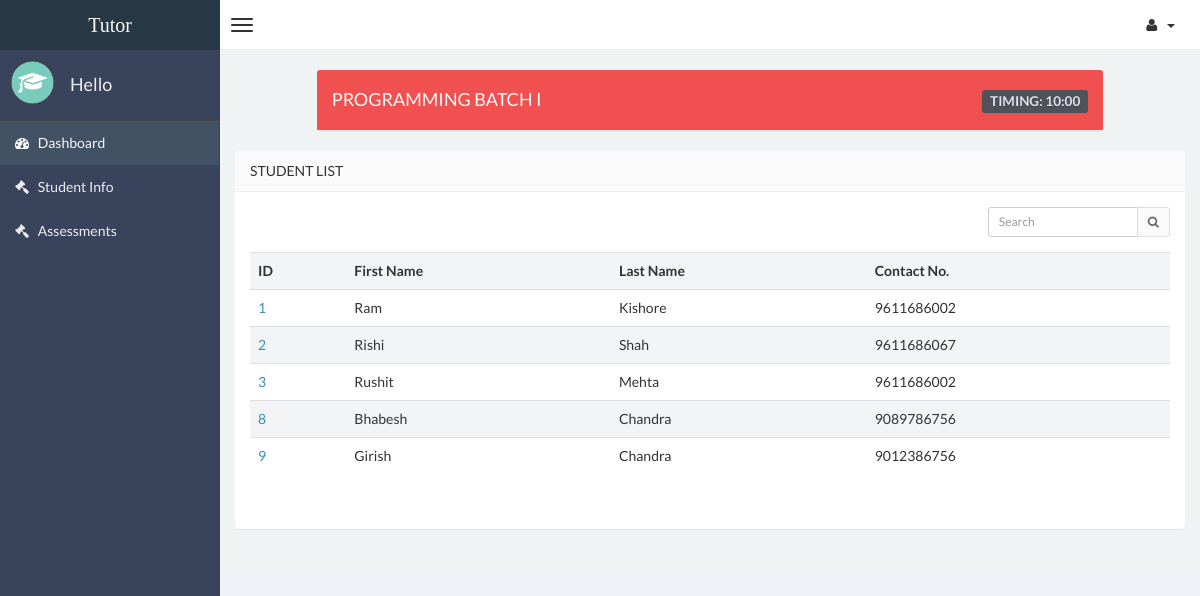
Screenshot of /batch_info.php?id=1 with the database file from the repository.
### tables this page shows
CREATE TABLE `batches` (
  `batch_id` int(11) NOT NULL,
  `batch_name` varchar(40) NOT NULL,
  `batch_time` varchar(20) DEFAULT NULL,
  `class_id` int(11) NOT NULL
);

CREATE TABLE `students` (
  `student_id` int(11) NOT NULL,
  `student_first_name` varchar(20) NOT NULL,
  `student_last_name` varchar(20) DEFAULT NULL,
  `student_contact` varchar(20) DEFAULT NULL
);

### batch_info.php (the view, shortened to what this page needs)
<?php
include('db.php');
$batch_id = $_GET['id'];
?>
<!DOCTYPE html>
<html>
<head>
    <link href="css/bootstrap.min.css" rel="stylesheet" type="text/css" />
    <link href="css/font-awesome.min.css" rel="stylesheet" type="text/css" />
    <link href="css/ionicons.min.css" rel="stylesheet" type="text/css" />
    <link href="css/morris/morris.css" rel="stylesheet" type="text/css" />
    <link href="css/jvectormap/jquery-jvectormap-1.2.2.css" rel="stylesheet" type="text/css" />
    <link href="css/datepicker/datepicker3.css" rel="stylesheet" type="text/css" />
    <link href="css/daterangepicker/daterangepicker-bs3.css" rel="stylesheet" type="text/css" />
    <link href="css/iCheck/all.css" rel="stylesheet" type="text/css" />
    <link href="css/style.css" rel="stylesheet" type="text/css" />
      </head>
      <body class="skin-black">
        <header class="header">
            <a href="board_info.php" class="logo">
                Tutor
            </a>
            <nav class="navbar navbar-static-top" role="navigation">
                <a href="#" class="navbar-btn sidebar-toggle" data-toggle="offcanvas" role="button">
                    <span class="icon-bar"></span>
                    <span class="icon-bar"></span>
                    <span class="icon-bar"></span>
                </a>
                <div class="navbar-right">
                    <ul class="nav navbar-nav">
                        <li class="dropdown user user-menu">
                            <a href="#" class="dropdown-toggle" data-toggle="dropdown">
                                <i class="fa fa-user"></i>
                                <span><i class="caret"></i></span>
                            </a>
                                </li>
                            </ul>
                        </div>
                    </nav>
                </header>
                <div class="wrapper row-offcanvas row-offcanvas-left">
                    <aside class="left-side sidebar-offcanvas">
                        <section class="sidebar">
                            <div class="user-panel">
                                <div class="pull-left image">
                                    <img src="hat.png" class="img-circle" alt="User Image" />
                                </div>
                                <div class="pull-left info">
                                    <h4>Hello</h4>
                                </div>
                            </div>
                            <ul class="sidebar-menu">
                                <li class="active">
                                    <a href="board_info.php">
                                        <i class="fa fa-dashboard"></i> <span>Dashboard</span>
                                    </a>
                                </li>
                                <li>
                                    <a href="student_info.php">
                                        <i class="fa fa-gavel"></i> <span>Student Info</span>
                                    </a>
                                </li>
                                <li>
                                    <a href="assessment_info.php">
                                        <i class="fa fa-gavel"></i> <span>Assessments</span>
                                    </a>
                                </li>
                            </ul>
                        </section>
                    </aside>
                    <aside class="right-side">
                <section class="content">
<div class="row">
                        <div class="col-xs-10 col-xs-offset-1">
                            <div class="panel">
                                <header class="panel-heading bg-red">
                                    <h4>
                                    <?php
                                        $sql = "select * from batches where batch_id=".$batch_id;
                                        $stmt = $dbh->prepare($sql);
                                        $products = array();
                                        if ($stmt->execute()) {
                                            while ($row = $stmt->fetch(PDO::FETCH_ASSOC)) {
                                                $products[] = $row;
                                            }
                                        }
                                        $str="".$products[0]['batch_name'];
                                        echo $str;
                                        ?>
                                        <div class="pull-right">
                                        <span class='label label-inverse'>Timing: <?php
                                        echo $products[0]['batch_time'];
                                        ?></span>  </div>
                                        </h4>
                                </header>
                            </div>
                        </div>
                    </div>
                    <div class="row">
                        <div class="col-xs-12">
                            <div class="panel">
                                <header class="panel-heading">
                                    Student List
                                </header>
                                <div class="panel-body table-responsive">
                                    <div class="box-tools m-b-15">
                                        <div class="input-group">
                                            <input type="text" name="table_search" id="search" class="form-control input-sm pull-right" style="width: 150px;" placeholder="Search"/>
                                            <div class="input-group-btn">
                                                <button class="btn btn-sm btn-default"><i class="fa fa-search"></i></button>
                                            </div>
                                        </div>
                                    </div>
                                    <table class="table table-hover table-striped">
                                        <tr>
                                            <th>ID</th>
                                            <th>First Name</th>
                                            <th>Last Name</th>
                                            <th>Contact No.</th>
                                        </tr>
                                    <?php
                                        $sql = "select * from student_batch where batch_id=".$batch_id." order by student_id asc";
                                        $stmt = $dbh->prepare($sql);
                                        $products = array();
                                        if($stmt->execute()){
                                            while ($row = $stmt->fetch(PDO::FETCH_ASSOC)) {
                                                $products[] = $row;
                                            }
                                        }
                                        $str = "";
                                         foreach ($products as $product) {
                                             $sql = "select * from students where student_id=".$product['student_id'];
                                            $stmt = $dbh->prepare($sql);
                                            $students = array();
                                            if($stmt->execute()){
                                                while ($row = $stmt->fetch(PDO::FETCH_ASSOC)) {
                                                    $students[] = $row;
                                                }
                                            }
                                             foreach ($students as $product) {
                                                 $str.="<tr><td class='clickableRow'><a>".$product['student_id']."</a></td><td>".$product['student_first_name']."</td><td>".$product['student_last_name']."</td><td>".$product['student_contact']."</td></tr>";
                                             }
                                            }
                                        echo $str;
                                        ?>
                                    </table>
                                </br></div>
                                </div>
                            </div>
                    </div>
                </section>
            </aside>
        </div>
</body>
</html>

### rows the page displays
batches: batch_name "PROGRAMMING BATCH I", batch_time "10:00"
students: student_id "1", student_first_name "Ram", student_last_name "Kishore", student_contact "9611686002"
students: student_id "2", student_first_name "Rishi", student_last_name "Shah", student_contact "9611686067"
students: student_id "3", student_first_name "Rushit", student_last_name "Mehta", student_contact "9611686002"
students: student_id "8", student_first_name "Bhabesh", student_last_name "Chandra", student_contact "9089786756"
students: student_id "9", student_first_name "Girish", student_last_name "Chandra", student_contact "9012386756"
